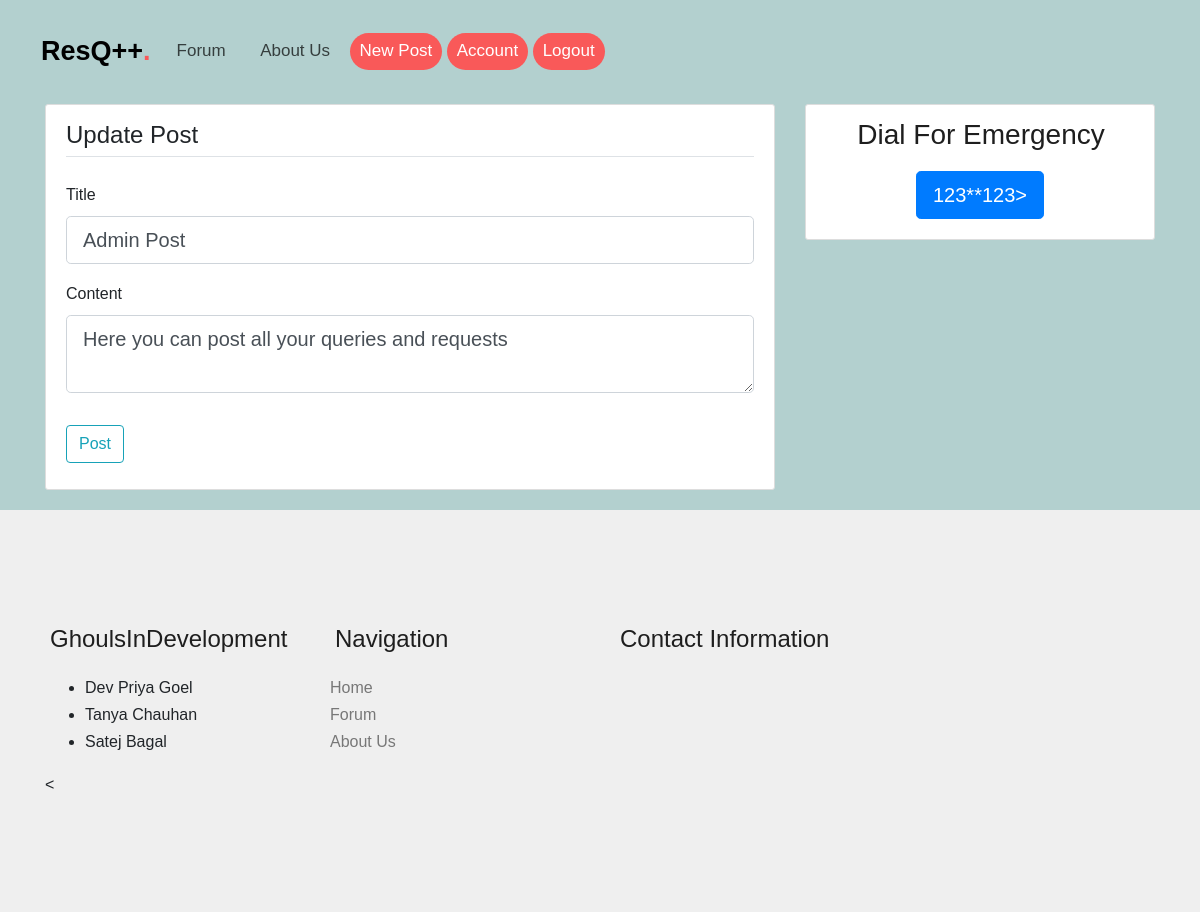
Screenshot of /post/1/update (signed in) with the database file from the repository.
### flaskblog/models.py (models this page shows, shortened)
class Post(db.Model):
    id = db.Column(db.Integer, primary_key=True)
    title = db.Column(db.String(100), nullable=False)
    date_posted = db.Column(db.DateTime, nullable=False, default=datetime.utcnow)
    content = db.Column(db.Text, nullable=False)
    user_id = db.Column(db.Integer, db.ForeignKey('user.id'), nullable=False)

### flaskblog/routes.py (the view)
@app.route("/post/<int:post_id>/update", methods=['GET', 'POST'])
@login_required
def update_post(post_id):
    post = Post.query.get_or_404(post_id)
    if post.author != current_user:
        abort(403)
    form = PostForm()
    if form.validate_on_submit():
        post.title = form.title.data
        post.content = form.content.data
        db.session.commit()
        flash('Your post has been updated!', 'success')
        return redirect(url_for('post', post_id=post.id))
    elif request.method == 'GET':
        form.title.data = post.title
        form.content.data = post.content
    return render_template('create_post.html', title='Update Post',
                           form=form, legend='Update Post')

### flaskblog/forms.py
class PostForm(FlaskForm):
    title = StringField('Title', validators=[DataRequired()])
    content = TextAreaField('Content', validators=[DataRequired()])
    submit = SubmitField('Post')

### flaskblog/models.py (called while the page is built)
@login_manager.user_loader
def load_user(user_id):
    return User.query.get(int(user_id))

### flaskblog/templates/create_post.html (shortened to what this page needs)
{% extends "layout.html" %}
{% block content %}
<div class="content-section">
    <form method="POST" action="">
        <fieldset class="form-group">
            <legend class="border-bottom mb-4">{{ legend }}</legend>
            <div class="form-group">
                {{ form.title.label(class="form-control-label") }}
                {% if form.title.errors %}
                    {{ form.title(class="form-control form-control-lg is-invalid") }}
                    <div class="invalid-feedback">
                        {% for error in form.title.errors %}
                            <span>{{ error }}</span>
                        {% endfor %}
                    </div>
                {% else %}
                    {{ form.title(class="form-control form-control-lg") }}
                {% endif %}
            </div>
            <div class="form-group">
                {{ form.content.label(class="form-control-label") }}
                {% if form.content.errors %}
                    {{ form.content(class="form-control form-control-lg is-invalid") }}
                    <div class="invalid-feedback">
                        {% for error in form.content.errors %}
                            <span>{{ error }}</span>
                        {% endfor %}
                    </div>
                {% else %}
                    {{ form.content(class="form-control form-control-lg") }}
                {% endif %}
            </div>
        </fieldset>
        <div class="form-group">
            {{ form.submit(class="btn btn-outline-info") }}
        </div>
    </form>
</div>
{% endblock content %}

### flaskblog/static/main.css (style rules this page uses)
body { font-family: "Work Sans", Arial, sans-serif; font-weight: 400; font-size: 16px; line-height: 1.7; background-color: #E3D5D5; }
.content-section { background: #ffffff; padding: 10px 20px; border: 1px solid #dddddd; border-radius: 3px; margin-bottom: 20px; }

### rows the page displays
Post: title "Admin Post", content "Here you can post all your queries and requests"

### other values shown
{{ legend }} "Update Post"
